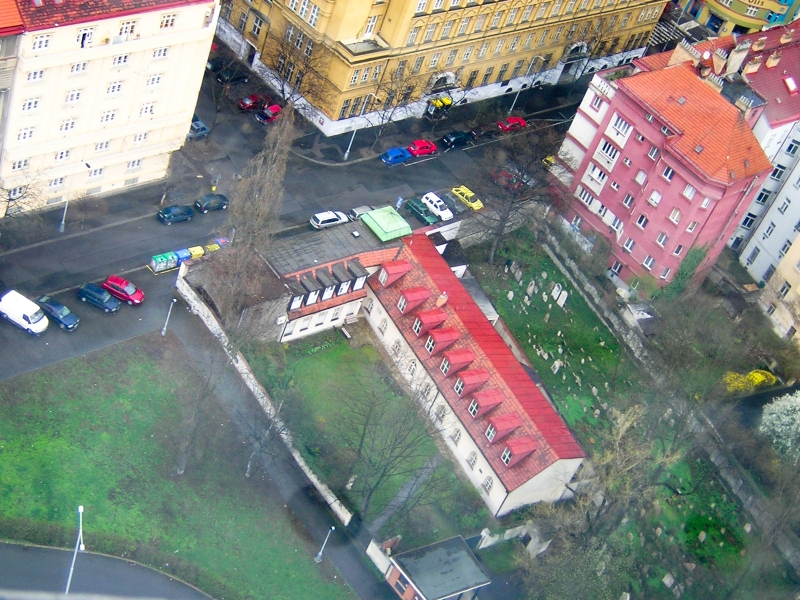
%> input picture h1/test.jpg, 800 x 600 px
$ octave main.m   (GNU Octave 9; MATLAB toolbox functions it lacks are replaced by stand-ins)
%> lines starting %> are read from the running program, lines starting %| are printed output that depends on the picture
### h1/bayermask.m
function [imgbayer] = bayermask(img)
r=img(:,:,1);
g=img(:,:,2);
b=img(:,:,3);

[h,w] = size(r);
%> h = 600; w = 800
rmask=zeros(h,w);
rmask(1:2:h,1:2:w)=1;
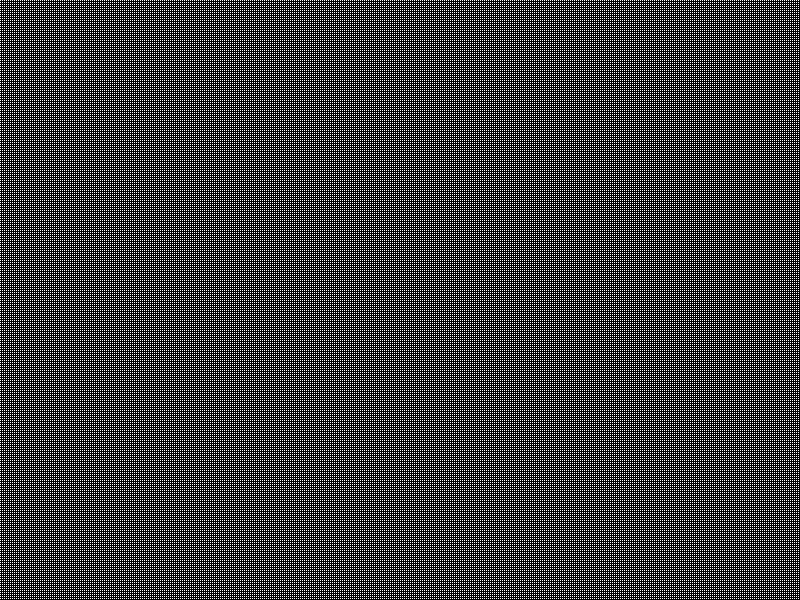
%> rmask: size 600x800 double; values 0 (black) and 1 (white), 25% white in thin lines or dots
gmask=zeros(h,w);
gmask(1:2:h,2:2:w)=1;
gmask(2:2:h,1:2:w)=1;
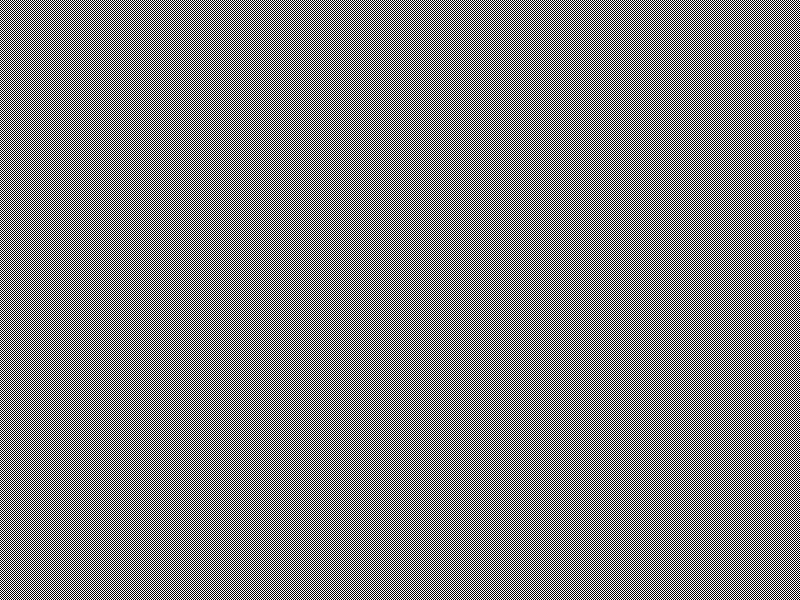
%> gmask: size 600x800 double; values 0 (black) and 1 (white), 50% white in thin lines or dots
bmask=zeros(h,w);
bmask(2:2:h,2:2:w)=1;

imgbayer=r.*rmask + g.*gmask + b.*bmask;

### h1/demosaic.m
function [ img ] = demosaic(imgbayer)
[h,w] = size(imgbayer);
rmask=zeros(h,w);
rmask(1:2:h,1:2:w)=1;
gmask=zeros(h,w);
gmask(1:2:h,2:2:w)=1;
gmask(2:2:h,1:2:w)=1;
bmask=zeros(h,w);
bmask(2:2:h,2:2:w)=1;
r=zeros(h,w)+imgbayer.*rmask;
g=zeros(h,w)+imgbayer.*gmask;
b=zeros(h,w)+imgbayer.*bmask;
for y=1:2:h         % Von oben jede 2 Zeile
    for x=2:2:w     % Ab der 2. Spalte jede 2. Spalte
        if x==2
            r(y,x)=imgbayer(y,x+1);
        elseif x==w
            r(y,x)=imgbayer(y,x-1);
        else
            r(y,x)=(imgbayer(y,x-1)+imgbayer(y,x+1)) / 2;
        end
    end
end
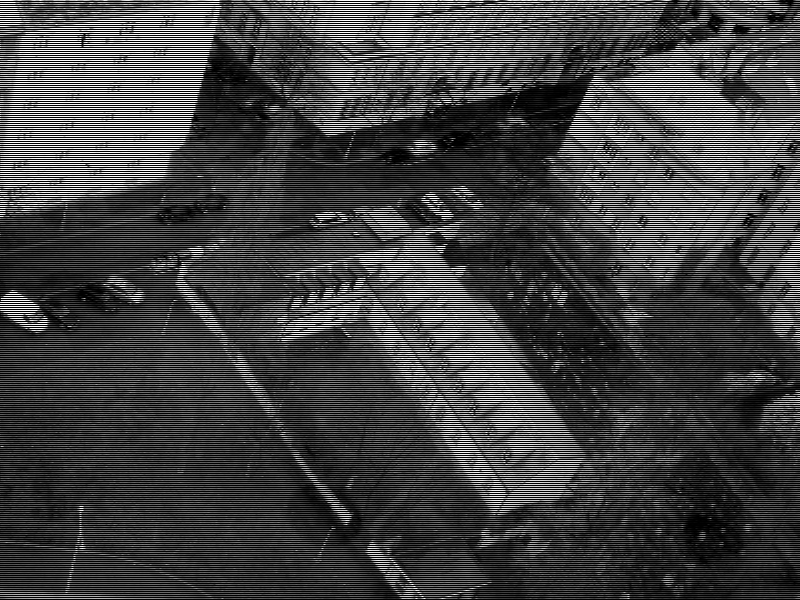
%> r: size 600x800 double; min 0, max 255, mean 66
for y=2:2:h         % Ab der 2. Zeile jede 2. Zeile
    for x=1:1:w     % Alle spalten
        if y+1 <= h
            r(y,x)=(r(y-1,x)+r(y+1,x))/2;
        else
            r(y,x)=r(y-1,x);
        end
    end
end

for y=2:2:h         % Ab der 2. Zeile jede 2. Zeile
    for x=1:2:w     % Ab der 1. Spalte jede 2. Spalte
        if x==1
            b(y,x)=imgbayer(y,x+1);
        elseif x==w
            b(y,x)=imgbayer(y,x-1);
        else
            b(y,x)=(imgbayer(y,x-1)+imgbayer(y,x+1)) / 2;
        end
    end
end
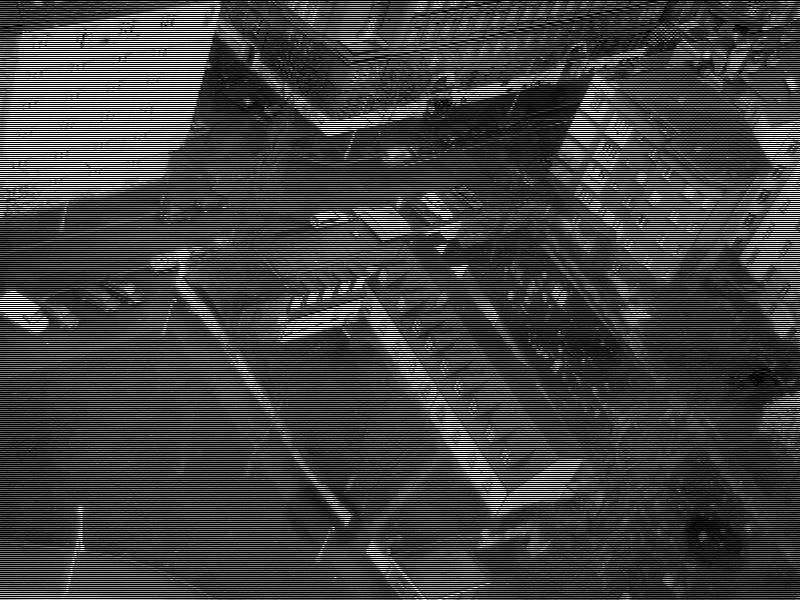
%> b: size 600x800 double; min 0, max 255, mean 64

for y=1:2:h         % Ab der 1 Zeilen jede 2. Zeile
    for x=1:1:w
        if y-1 > 0
            b(y,x)=(b(y-1,x)+b(y+1,x))/2;
        else
            b(y,x)=b(y+1,x);
        end
    end
end

% Grün ungerade zeilen
for y=1:2:h
    for x=1:2:w
        if x==1
            g(y,x)=g(y,x+1);
        elseif x==w
            g(y,x)=g(y,x-1);
        else
            g(y,x)=(g(y,x-1)+g(y,x+1))/2;
        end
    end
end
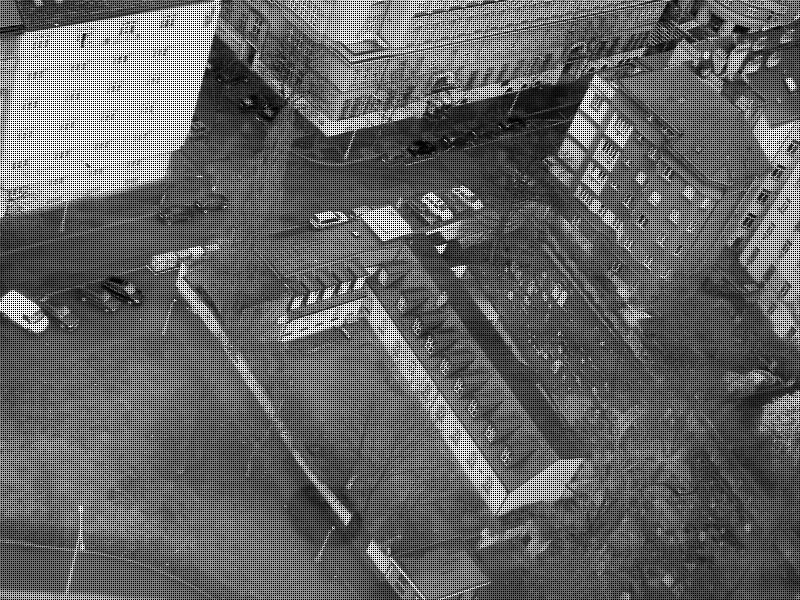
%> g: size 600x800 double; min 0, max 255, mean 99.5
% gründ gerade zeilen
for y=2:2:h
    for x=2:2:w
        if x==w
            g(y,x)=g(y,x-1);
        else
            g(y,x)=(g(y,x-1)+g(y,x+1))/2;
        end
    end
end
img=cat(3,r,g,b);

### h1/rgb_to_itu.m
function [ ituimg ] = rgb_to_itu(rgbimg,ituversion)
    if ituversion == 601
        y = .299 * rgbimg(:,:,1) + .587 * rgbimg(:,:,2) + .114 * rgbimg(:,:,3);
    else
        y = .2126 * rgbimg(:,:,1) + .7152 * rgbimg(:,:,2) + .0722 * rgbimg(:,:,3);
    end
    ituimg = cat(3, y, rgbimg(:,:,3) - y, rgbimg(:,:,1) - y);

### h1/main.m
img = double(imread('test.jpg'));
subplot(3, 2, 1);
imshow(uint8(img));

img = bayermask(img);
subplot(3, 2, 3);
imshow(uint8(img));

img = demosaic(img);
subplot(3, 2, 4);
imshow(uint8(img));

subplot(3, 2, 5);
imshow(uint8(rgb_to_itu(img, 601)));
%> in rgb_to_itu, `ituimg = cat(3, y, rgbimg(:,:,3) - y, rgbimg(:,:,1) - y);`:
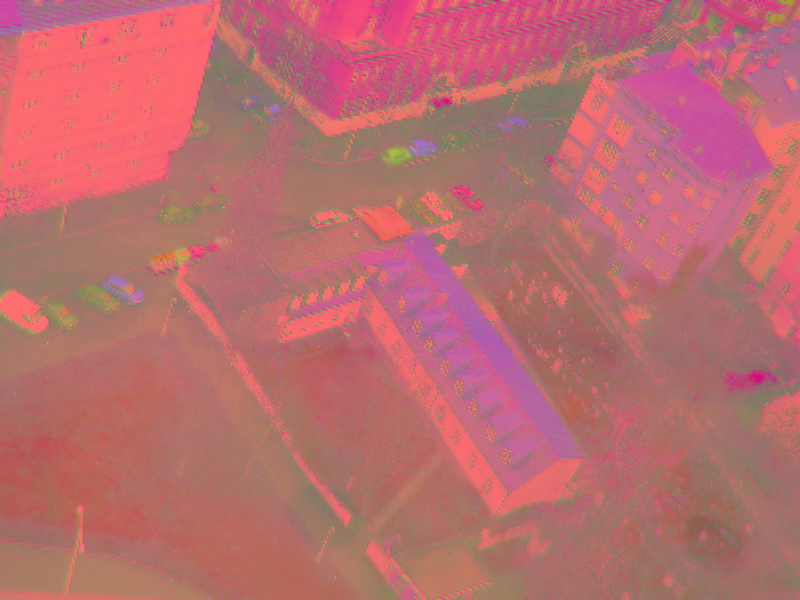
%> ituimg: size 600x800x3 double; mean R, G, B 131.9, -3.9, 0; drawn with min black and max white
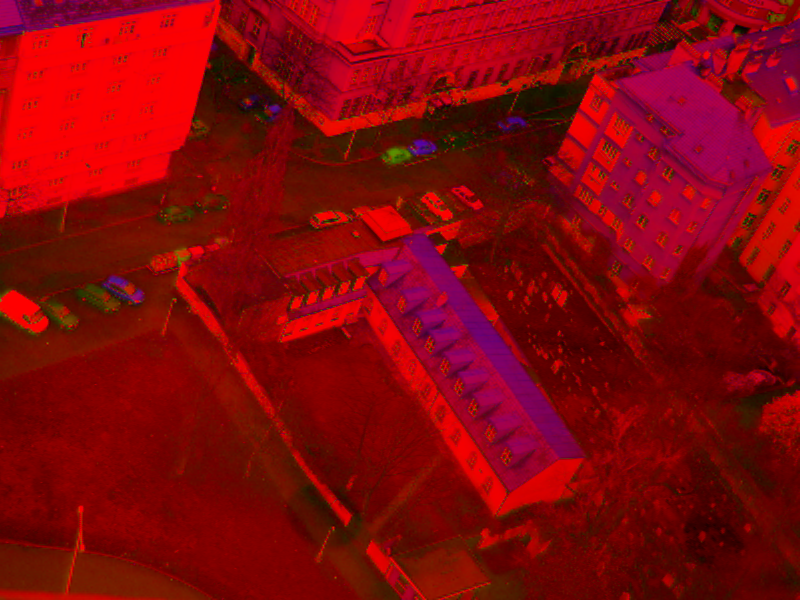
%> displayed picture: size 600x800x3, on the screen's scale of 0 to 255; mean R, G, B 131.9, 6, 9.8

subplot(3, 2, 6);
imshow(uint8(rgb_to_itu(img, 709)));

$ run again, with h1/bild.bmp saved as h1/test.jpg
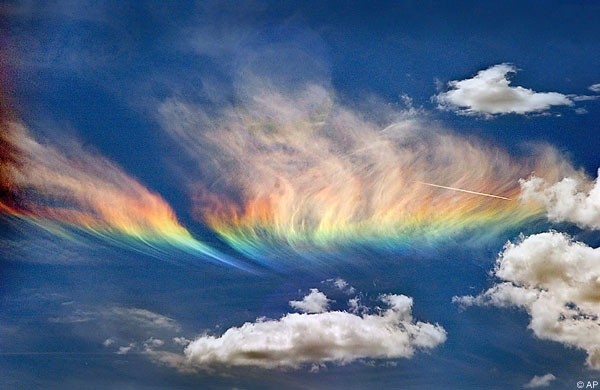
%> input picture h1/bild.bmp, 600 x 390 px
%> in bayermask, `rmask(1:2:h,1:2:w)=1;`:
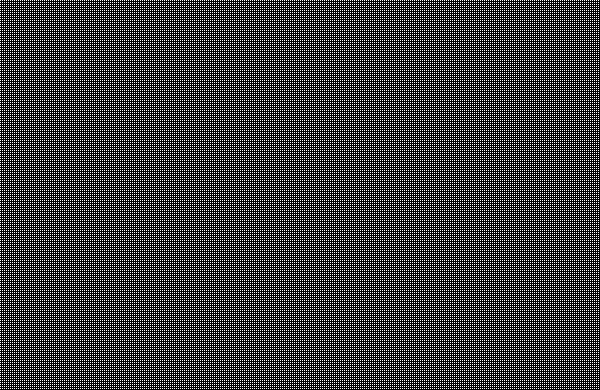
%> rmask: size 390x600 double; values 0 (black) and 1 (white), 25% white in thin lines or dots
%> `imshow(uint8(rgb_to_itu(img, 601)));`:
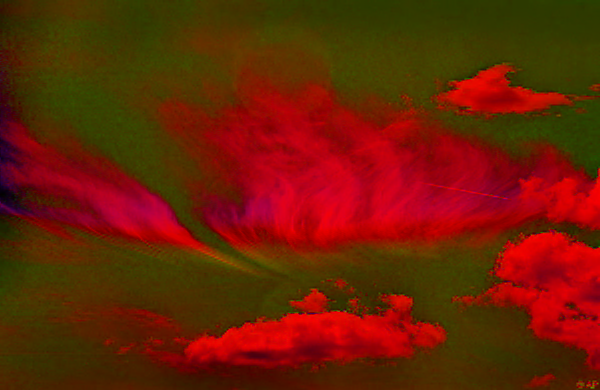
%> displayed picture: size 390x600x3, on the screen's scale of 0 to 255; mean R, G, B 105.1, 32.5, 4.4
